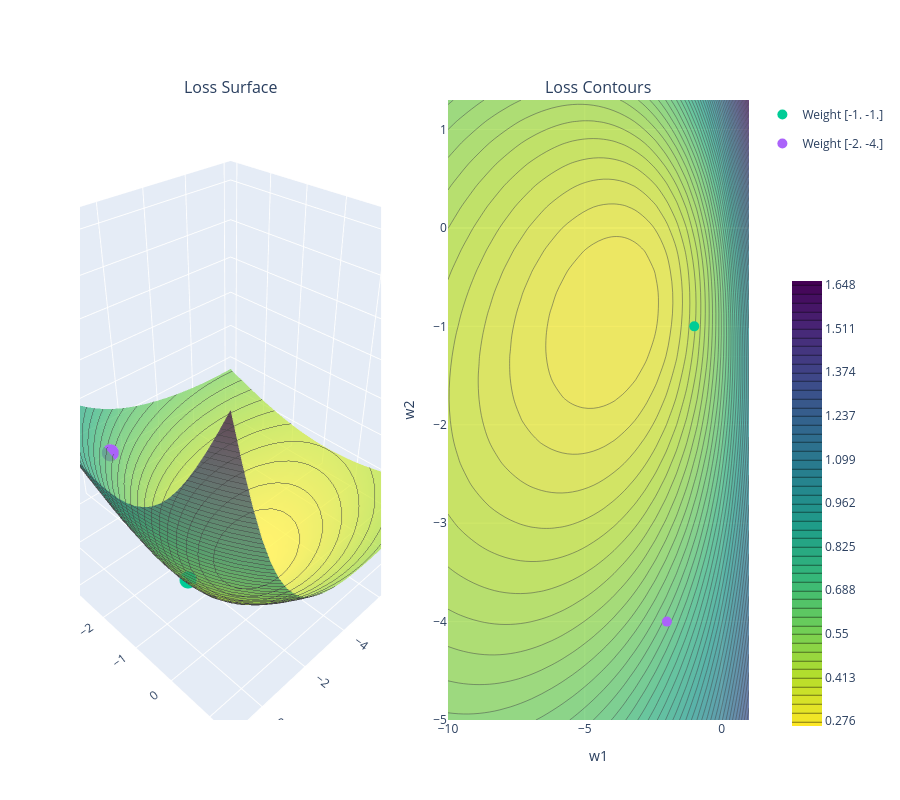

Notebook cell for this chart:
### Code cell
cancer['error'] = np.array([neg_log_likelihood(w)
                for w in cancer['ws']])
cancer['error'] = cancer['error'].reshape(cancer['w1'].shape)
fig = plot_loss(cancer['w1'], cancer['w2'], cancer['error'])
for i, g in enumerate(guesses):
    fig.add_scatter3d(x=[g[0]], y=[g[1]], z=[neg_log_likelihood(g)],
                      mode='markers', marker=dict(size=10, color=colors[i + 2]),
                      name=f'Weight {g}', legendgroup=str(i), row=1, col=1)
    fig.add_scatter(x=[g[0]], y=[g[1]], mode='markers',
                    marker=dict(size=10, color=colors[i + 2]),
                    name=f'Weight {g}', legendgroup=str(i), showlegend=False,
                    row=1, col=2)
fig

### Figure 1 — Plotly figure (JSON) as saved in the notebook; plotly's stock layout.template omitted (floating-point values rounded to 4 significant figures; data arrays with more than 128 entries replaced by an {"elided": "..."} marker saying what was removed)
{"data": [{"colorscale": [[0, "#fde725"], [0.1111, "#b5de2b"], [0.2222, "#6ece58"], [0.3333, "#35b779"], [0.4444, "#1f9e89"], [0.5556, "#26828e"], [0.6667, "#31688e"], [0.7778, "#3e4989"], [0.8889, "#482878"], [1, "#440154"]], "contours": {"z": {"end": 1.648, "highlightcolor": "white", "show": true, "size": 0.02745, "start": 0.2758}}, "opacity": 0.7, "scene": "scene", "showscale": false, "type": "surface", "x": {"elided": "30x30 float values"}, "y": {"elided": "30x30 float values"}, "z": {"elided": "30x30 float values"}}, {"colorbar": {"len": 0.75, "x": 1.05, "y": 0.35}, "colorscale": [[0, "#fde725"], [0.1111, "#b5de2b"], [0.2222, "#6ece58"], [0.3333, "#35b779"], [0.4444, "#1f9e89"], [0.5556, "#26828e"], [0.6667, "#31688e"], [0.7778, "#3e4989"], [0.8889, "#482878"], [1, "#440154"]], "contours": {"end": 1.648, "size": 0.02745, "start": 0.2758}, "opacity": 0.7, "type": "contour", "x": {"elided": "900 float values"}, "xaxis": "x", "y": {"elided": "900 float values"}, "yaxis": "y", "z": {"elided": "900 float values"}}, {"legendgroup": "0", "marker": {"color": "#00CC96", "size": 10}, "mode": "markers", "name": "Weight [-1. -1.]", "scene": "scene", "type": "scatter3d", "x": [-1], "y": [-1], "z": [0.4071]}, {"legendgroup": "0", "marker": {"color": "#00CC96", "size": 10}, "mode": "markers", "name": "Weight [-1. -1.]", "showlegend": false, "type": "scatter", "x": [-1], "xaxis": "x", "y": [-1], "yaxis": "y"}, {"legendgroup": "1", "marker": {"color": "#AB63FA", "size": 10}, "mode": "markers", "name": "Weight [-2. -4.]", "scene": "scene", "type": "scatter3d", "x": [-2], "y": [-4], "z": [0.6451]}, {"legendgroup": "1", "marker": {"color": "#AB63FA", "size": 10}, "mode": "markers", "name": "Weight [-2. -4.]", "showlegend": false, "type": "scatter", "x": [-2], "xaxis": "x", "y": [-4], "yaxis": "y"}], "layout": {"annotations": [{"font": {"size": 16}, "showarrow": false, "text": "Loss Surface", "x": 0.225, "xanchor": "center", "xref": "paper", "y": 1, "yanchor": "bottom", "yref": "paper"}, {"font": {"size": 16}, "showarrow": false, "text": "Loss Contours", "x": 0.775, "xanchor": "center", "xref": "paper", "y": 1, "yanchor": "bottom", "yref": "paper"}], "height": 800, "scene": {"aspectmode": "cube", "domain": {"x": [0, 0.45], "y": [0, 1]}, "xaxis": {"title": {"text": "w1"}}, "yaxis": {"title": {"text": "w2"}}, "zaxis": {"title": {"text": "Loss"}}}, "xaxis": {"anchor": "y", "domain": [0.55, 1], "range": [-10, 1], "title": {"text": "w1"}}, "yaxis": {"anchor": "x", "domain": [0, 1], "range": [-5, 1.3], "title": {"text": "w2"}}}}
